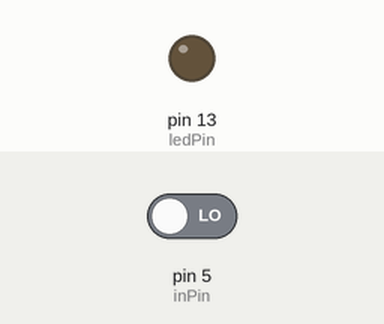
A sketch run on a simulated Arduino Uno, built with avr-gcc and run on an emulated ATmega328P. Shown: output pins drawn as LEDs (lit = HIGH). The test bench sets the inputs (shaded band); at power-on: pin 5 (inPin) LOW.

Above: at 1.2 s.
1.3 s: pin 5 (inPin) driven HIGH
At 1.6 s:
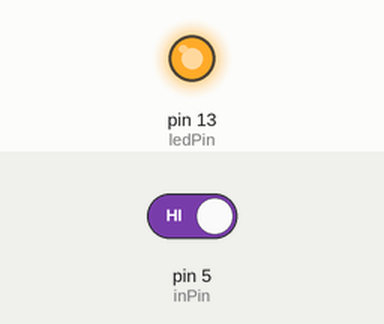
2.8 s: pin 5 (inPin) driven LOW
At 3.9 s:
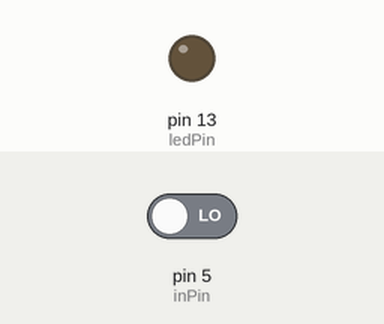
Timing chart, 0 to 5.8 s (numbered marks = the images above; inputs shaded):
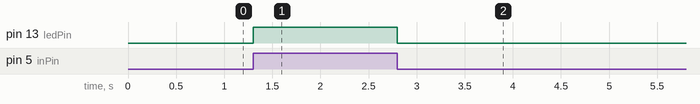

Measured:
- after the input at 1.3 s, pin 13 (ledPin): LOW → HIGH at once
- after the input at 2.8 s, pin 13 (ledPin): HIGH → LOW at once

The sketch:

digitalRead.ino
```cpp
//digitalRead fn code example
//This Arduino program controls an LED using a pushbutton.
int ledPin = 13;
int inPin = 5;
int val = 0;
void setup(){
  pinMode(ledPin,OUTPUT);
  pinMode(inPin,INPUT);

}
void loop(){
  val = digitalRead(inPin);
  digitalWrite(ledPin,val);
}
```
